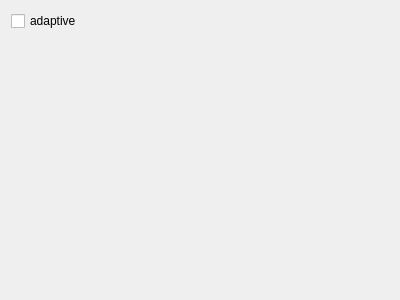
<?xml version="1.0" encoding="UTF-8"?>
<ui version="4.0">
 <class>Form</class>
 <widget class="QWidget" name="Form">
  <property name="geometry">
   <rect>
    <x>0</x>
    <y>0</y>
    <width>400</width>
    <height>300</height>
   </rect>
  </property>
  <property name="windowTitle">
   <string>Form</string>
  </property>
  <layout class="QVBoxLayout" name="verticalLayout">
   <item>
    <layout class="QHBoxLayout" name="horizontalLayout">
     <item>
      <widget class="QCheckBox" name="checkBox">
       <property name="text">
        <string>adaptive</string>
       </property>
      </widget>
     </item>
     <item>
      <spacer name="horizontalSpacer">
       <property name="orientation">
        <enum>Qt::Horizontal</enum>
       </property>
       <property name="sizeHint" stdset="0">
        <size>
         <width>40</width>
         <height>20</height>
        </size>
       </property>
      </spacer>
     </item>
    </layout>
   </item>
   <item>
    <spacer name="verticalSpacer">
     <property name="orientation">
      <enum>Qt::Vertical</enum>
     </property>
     <property name="sizeHint" stdset="0">
      <size>
       <width>20</width>
       <height>250</height>
      </size>
     </property>
    </spacer>
   </item>
  </layout>
 </widget>
 <resources/>
 <connections/>
</ui>
